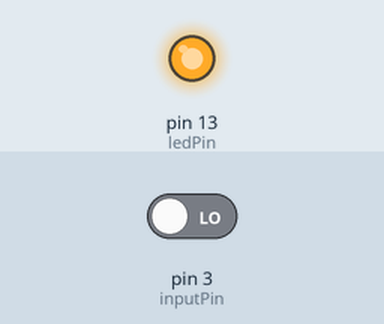
Recording of a sketch running on a simulated Arduino Uno, built with avr-gcc and run on an emulated ATmega328P. On the bench: output pins drawn as LEDs (lit = HIGH). Inputs (shaded band) come from the test bench; at power-on: pin 3 (inputPin) LOW.

Above: at 1.2 s.
1.3 s: pin 3 (inputPin) driven HIGH
At 2.4 s:
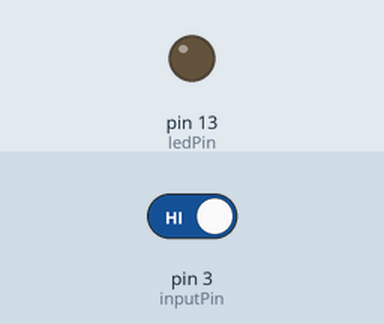
2.8 s: pin 3 (inputPin) driven LOW
At 3.5 s:
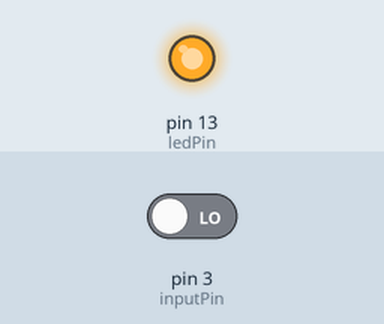
Timing chart, 0 to 5.8 s (numbered marks = the images above; inputs shaded):
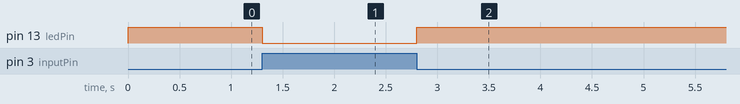

The sketch:

main.ino
```cpp
/*
 *  LED_BUILTIN is a system constant for every Arduino board
 */

#define ledPin LED_BUILTIN
#define inputPin 3

void setup() {
  Serial.begin(9600);

  pinMode(ledPin, OUTPUT);
  pinMode(inputPin, INPUT);
}

void loop() {

  if(digitalRead(inputPin) == HIGH) {
    digitalWrite(ledPin, LOW);
  }
  else {
    digitalWrite(ledPin, HIGH);
  }


}
```

Measured:
- after the input at 1.3 s, pin 13 (ledPin): HIGH → LOW at once
- after the input at 2.8 s, pin 13 (ledPin): LOW → HIGH at once
